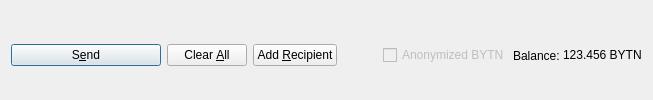
         <widget class="QFrame" name="frame_Send">
          <layout class="QHBoxLayout" name="horizontalLayout">
           <property name="bottomMargin">
            <number>0</number>
           </property>
           <item>
            <widget class="QPushButton" name="sendButton">
             <property name="minimumSize">
              <size>
               <width>150</width>
               <height>0</height>
              </size>
             </property>
             <property name="toolTip">
              <string>Confirm the send action</string>
             </property>
             <property name="text">
              <string>S&amp;end</string>
             </property>
             <property name="icon">
              <iconset resource="../bytncoin.qrc">
               <normaloff>:/icons/send</normaloff>:/icons/send</iconset>
             </property>
             <property name="autoDefault">
              <bool>false</bool>
             </property>
             <property name="default">
              <bool>true</bool>
             </property>
            </widget>
           </item>
           <item>
            <widget class="QPushButton" name="clearButton">
             <property name="sizePolicy">
              <sizepolicy hsizetype="Minimum" vsizetype="Fixed">
               <horstretch>0</horstretch>
               <verstretch>0</verstretch>
              </sizepolicy>
             </property>
             <property name="toolTip">
              <string>Clear all fields of the form.</string>
             </property>
             <property name="text">
              <string>Clear &amp;All</string>
             </property>
             <property name="icon">
              <iconset resource="../bytncoin.qrc">
               <normaloff>:/icons/remove</normaloff>:/icons/remove</iconset>
             </property>
             <property name="autoDefault">
              <bool>false</bool>
             </property>
            </widget>
           </item>
           <item>
            <widget class="QPushButton" name="addButton">
             <property name="toolTip">
              <string>Send to multiple recipients at once</string>
             </property>
             <property name="text">
              <string>Add &amp;Recipient</string>
             </property>
             <property name="icon">
              <iconset resource="../bytncoin.qrc">
               <normaloff>:/icons/add</normaloff>:/icons/add</iconset>
             </property>
             <property name="autoDefault">
              <bool>false</bool>
             </property>
            </widget>
           </item>
           <item>
            <spacer name="horizontalSpacer">
             <property name="orientation">
              <enum>Qt::Horizontal</enum>
             </property>
             <property name="sizeHint" stdset="0">
              <size>
               <width>40</width>
               <height>20</height>
              </size>
             </property>
            </spacer>
           </item>
           <item>
            <layout class="QHBoxLayout" name="horizontalLayout_2">
             <property name="spacing">
              <number>3</number>
             </property>
             <item>
              <widget class="QCheckBox" name="checkzBYTN">
               <property name="enabled">
                <bool>false</bool>
               </property>
               <property name="text">
                <string>Anonymized BYTN</string>
               </property>
              </widget>
             </item>
             <item>
              <widget class="QLabel" name="label">
               <property name="text">
                <string>Balance:</string>
               </property>
              </widget>
             </item>
             <item>
              <widget class="QLabel" name="labelBalance">
               <property name="sizePolicy">
                <sizepolicy hsizetype="Preferred" vsizetype="Fixed">
                 <horstretch>0</horstretch>
                 <verstretch>0</verstretch>
                </sizepolicy>
               </property>
               <property name="cursor">
                <cursorShape>IBeamCursor</cursorShape>
               </property>
               <property name="text">
                <string notr="true">123.456 BYTN</string>
               </property>
               <property name="textInteractionFlags">
                <set>Qt::LinksAccessibleByMouse|Qt::TextSelectableByKeyboard|Qt::TextSelectableByMouse</set>
               </property>
              </widget>
             </item>
            </layout>
           </item>
          </layout>
         </widget>
